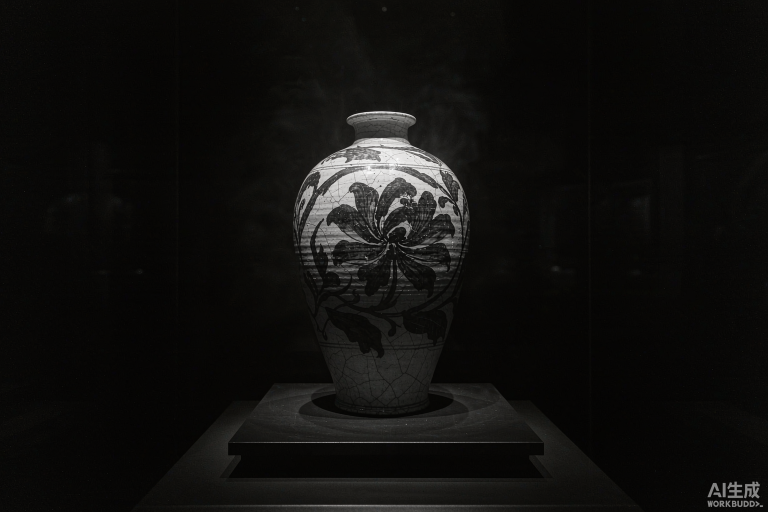
#> input picture assets/img/gen/Black_and_white_fine_art_museu_2026-10-03T18-12-57.png, 1536 x 1024 px (shown at 1/2 size)
$ python process_photos.py
#> lines starting #> are read from the running program, lines starting #| are printed output that depends on the picture
# -*- coding: utf-8 -*-
# 一次性素材处理：裁掉右下角「AI生成」水印、转为 JPG、重命名到 assets/img/
import os
from PIL import Image

GEN = os.path.join(os.path.dirname(__file__), '..', 'assets', 'img', 'gen')
OUT = os.path.join(os.path.dirname(__file__), '..', 'assets', 'img')

MAP = {
    'Black_and_white_fine_art_museu_2026-10-03T18-12-57.png': 'hero-h1.jpg',   # 博物馆藏瓶
    'Black_and_white_documentary_ph_2026-10-03T18-12-56.png': 'hero-h2.jpg',   # 馒头窑址
    'Black_and_white_macro_photogra_2026-10-03T18-12-57.png': 'hero-h3.jpg',   # 瓷片特写
    'Black_and_white_photography__t_2026-10-03T18-13-30.png': 'hero-h4.jpg',   # 匣钵堆
    'Black_and_white_documentary_ph_2026-10-03T18-13-25.png': 'hero-h5.jpg',   # 施化妆土
    'Black_and_white_close_up_photo_2026-10-03T18-13-25.png': 'cat-plant.jpg', # 植物装饰·牡丹
    'Black_and_white_close_up_photo_2026-10-03T18-13-36.png': 'cat-figure.jpg',# 人物装饰·婴戏
    'Black_and_white_documentary_ph_2026-10-03T18-14-05.png': 'craft-kiln.jpg',# 窑址拱门(竖)
    'Black_and_white_photography__a_2026-10-03T18-14-04.png': 'craft-wheel.jpg',
    'Black_and_white_photography__d_2026-10-03T18-14-09.png': 'craft-glaze.jpg',
    'Black_and_white_photography__a_2026-10-03T18-14-06.png': 'scene-museum.jpg',
    'Very_dark_moody_black_and_whit_2026-10-03T18-12-52.png': 'profile-head.jpg',
    'Black_and_white_flat_lay_artif_2026-10-03T18-15-53.png': 'watch-mudan.jpg',
    'Black_and_white_flat_lay_artif_2026-10-03T18-14-36.png': 'watch-juancao.jpg',
    'Black_and_white_flat_lay_artif_2026-10-03T18-14-33.png': 'watch-lianhua.jpg',
}

MAX_SIDE = 1280
CROP_BOTTOM = 0.08  # 裁掉底部 8% 的水印带

total = 0
for src_name, dst_name in MAP.items():
    src = os.path.join(GEN, src_name)
    dst = os.path.join(OUT, dst_name)
    im = Image.open(src).convert('RGB')
#> im is the input picture: PIL image 1536x1024 RGB; mean R, G, B 16.6, 15.9, 14.4
    w, h = im.size
#> w = 1536; h = 1024
    im = im.crop((0, 0, w, int(h * (1 - CROP_BOTTOM))))
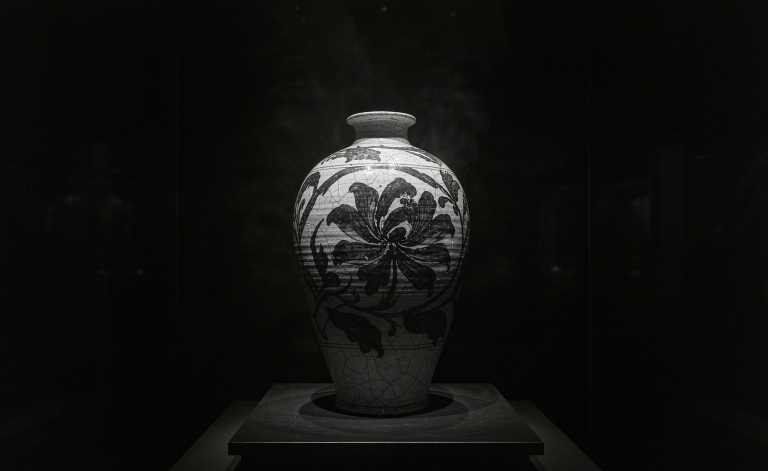
#> im: PIL image 1536x942 RGB (shown at 1/2 size); mean R, G, B 16.3, 15.6, 14.1
    w, h = im.size
#> h = 942
    if max(w, h) > MAX_SIDE:
        k = MAX_SIDE / max(w, h)
#> k = 0.833
        im = im.resize((round(w * k), round(h * k)), Image.LANCZOS)
#> im: PIL image 1280x785 RGB
    im.save(dst, 'JPEG', quality=82, optimize=True, progressive=True)
    kb = os.path.getsize(dst) / 1024
    total += kb
    print(f'{dst_name:20s} {im.size[0]}x{im.size[1]}  {kb:.0f} KB')
#| hero-h1.jpg          1280x785  57 KB
#> pass 2 of the loop `for src_name, dst_name in MAP.items():`:
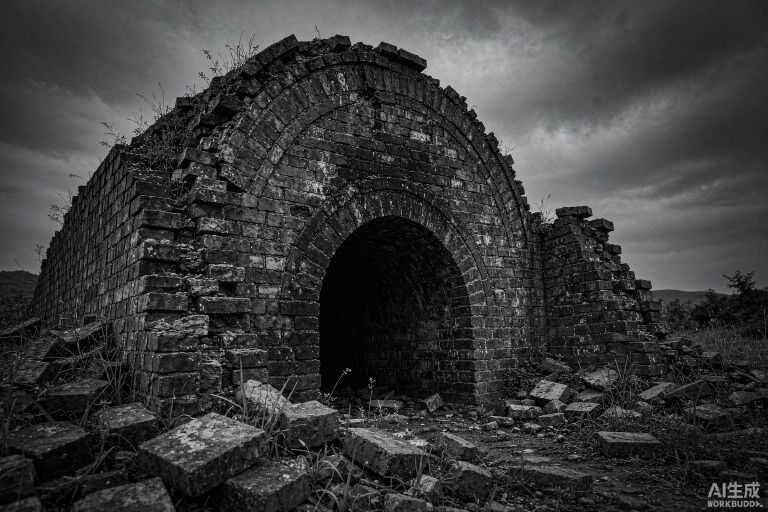
#> input picture assets/img/gen/Black_and_white_documentary_ph_2026-10-03T18-12-56.png, 1536 x 1024 px (shown at 1/2 size)
#> im is the input picture: PIL image 1536x1024 RGB; mean R, G, B 57.9, 58.6, 59.4
#> `im = im.crop((0, 0, w, int(h * (1 - CROP_BOTTOM))))`:
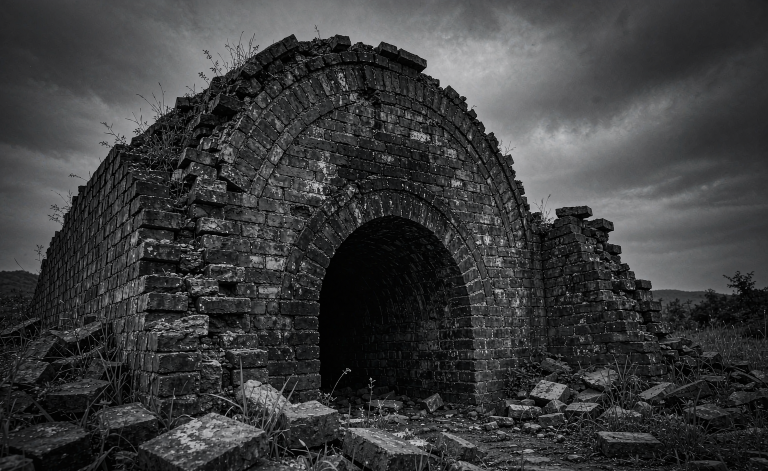
#> im: PIL image 1536x942 RGB (shown at 1/2 size); mean R, G, B 59.8, 60.4, 61.3
#| hero-h2.jpg          1280x785  217 KB
#> pass 3 of the loop `for src_name, dst_name in MAP.items():`:
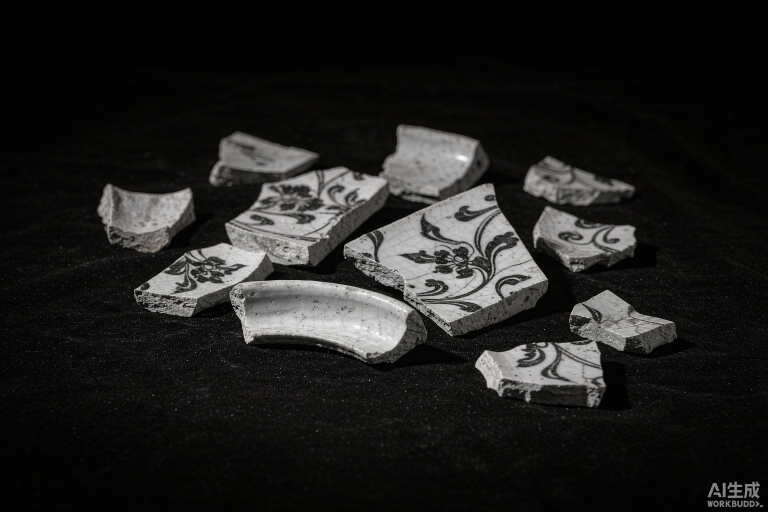
#> input picture assets/img/gen/Black_and_white_macro_photogra_2026-10-03T18-12-57.png, 1536 x 1024 px (shown at 1/2 size)
#> im is the input picture: PIL image 1536x1024 RGB; mean R, G, B 32.5, 31.8, 30.5
#> `im = im.crop((0, 0, w, int(h * (1 - CROP_BOTTOM))))`:
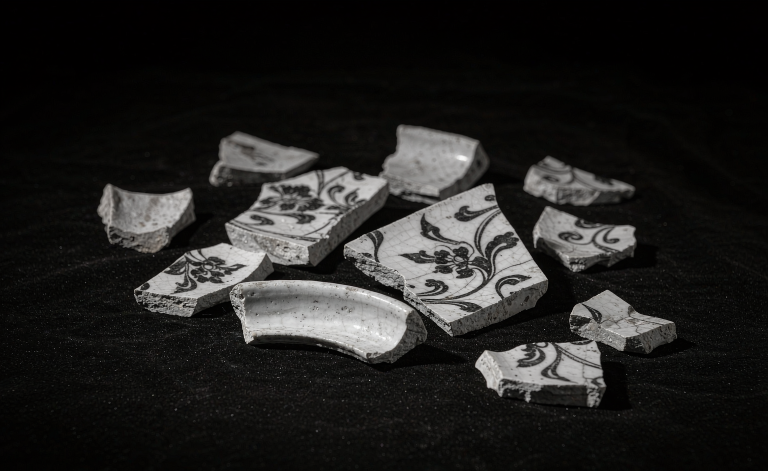
#> im: PIL image 1536x942 RGB (shown at 1/2 size); mean R, G, B 34.7, 33.9, 32.6
#| hero-h3.jpg          1280x785  108 KB
#> (the run stopped early here; a loop or call above may not have finished)
